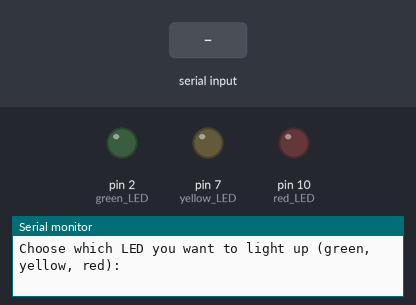
Simulated run of this sketch. Board: Arduino Uno, built with avr-gcc and run on an emulated ATmega328P. Shown: output pins drawn as LEDs (lit = HIGH), the last lines printed to the serial monitor. Inputs (shaded band) come from the test bench.

Above: at 1.2 s.
1.3 s: "green" received over Serial
At 3.5 s:
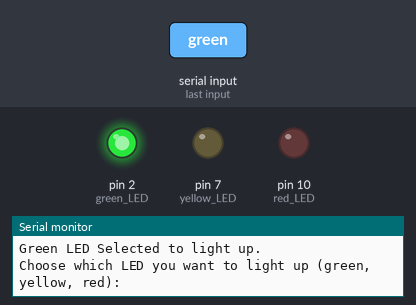
3.8 s: "yellow" received over Serial
At 5.4 s:
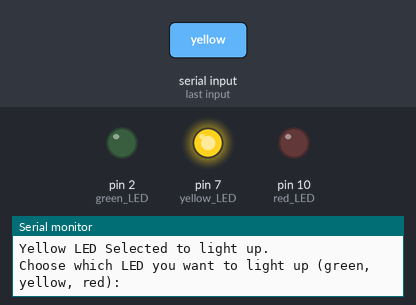
6.3 s: "red" received over Serial
At 8.4 s:
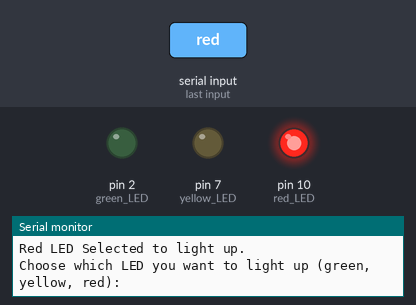
8.8 s: "Green" received over Serial
At 10.4 s:
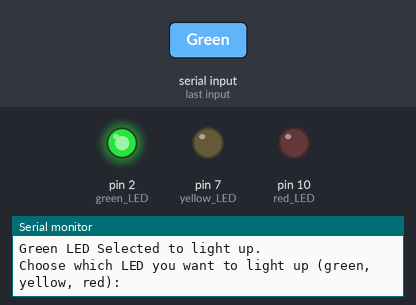
11.3 s: "Yellow" received over Serial
At 13.5 s:
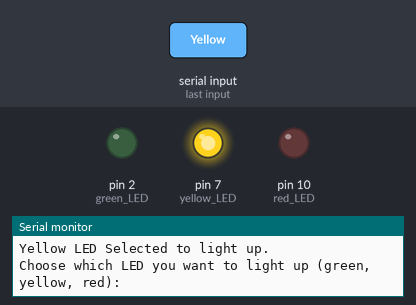
Timing chart, 0 to 14.8 s (numbered marks = the images above; inputs shaded):
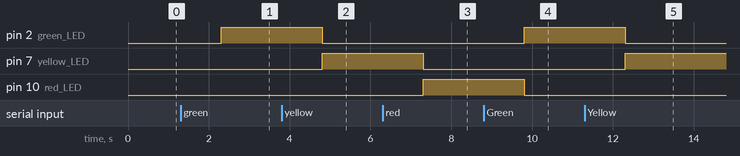

The sketch:

19_User_Selected_LED_Color_LightUp.ino
```cpp
int green_LED = 2;
int yellow_LED = 7;
int red_LED = 10;

String question = "Choose which LED you want to light up (green, yellow, red): ";
String choice;

void setup() {
  // put your setup code here, to run once:
  pinMode(green_LED, OUTPUT);
  pinMode(yellow_LED, OUTPUT);
  pinMode(red_LED, OUTPUT);

  Serial.begin(9600);
}

void loop() {
  // put your main code here, to run repeatedly:
  Serial.println(question);

  while(Serial.available() == 0){

  }

  choice = Serial.readString();

  if (choice == "green" || choice == "Green"){
    digitalWrite(green_LED, HIGH);
    digitalWrite(yellow_LED, LOW);
    digitalWrite(red_LED, LOW);
    Serial.println("Green LED Selected to light up.");
  } else if (choice == "yellow" || choice == "Yellow"){
    digitalWrite(green_LED, LOW);
    digitalWrite(yellow_LED, HIGH);
    digitalWrite(red_LED, LOW);
    Serial.println("Yellow LED Selected to light up.");
  } else if (choice == "red" || choice == "Red"){
    digitalWrite(green_LED, LOW);
    digitalWrite(yellow_LED, LOW);
    digitalWrite(red_LED, HIGH);
    Serial.println("Red LED Selected to light up.");
  } else {
    digitalWrite(green_LED, LOW);
    digitalWrite(yellow_LED, LOW);
    digitalWrite(red_LED, LOW);

    Serial.println("Invalid Choice, Please try again!");
  }

  Serial.println();
}
```

Measured:
- after the input at 1.3 s, pin 2 (green_LED): LOW → HIGH after 1.0 s
- after the input at 3.8 s, pin 2 (green_LED): HIGH → LOW after 1.0 s; pin 7 (yellow_LED): LOW → HIGH after 1.0 s
- after the input at 6.3 s, pin 7 (yellow_LED): HIGH → LOW after 1.0 s; pin 10 (red_LED): LOW → HIGH after 1.0 s
- after the input at 8.8 s, pin 2 (green_LED): LOW → HIGH after 1.0 s; pin 10 (red_LED): HIGH → LOW after 1.0 s
- after the input at 11.3 s, pin 2 (green_LED): HIGH → LOW after 1.0 s; pin 7 (yellow_LED): LOW → HIGH after 1.0 s
